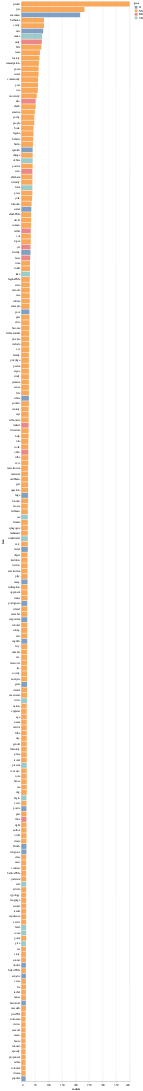

Notebook cell for this chart:
### Markdown cell above
### Frequency plot grouped by POS type

### Code cell
#hide-input
import pandas as pd
import altair as alt
import numpy as np
# np.random.seed(42)

# Generating Data
# source = pd.DataFrame({
#     'Trial A': np.random.normal(0, 0.8, 1000),
#     'Trial B': np.random.normal(-2, 1, 1000),
#     'Trial C': np.random.normal(3, 2, 1000)
# })
source = df_words.sort_values(by=['counts'], ascending=False)
alt.Chart(source).mark_bar(opacity=0.7).encode(
    y=alt.Y('lem:N',sort= {"op": "distinct", "field": "sort_order:O"}),
    x=alt.X('counts:Q', stack=None),
    color="pos:N",
)

### Figure 1 — Vega-Lite specification as saved in the notebook (floating-point values rounded to 4 significant figures; data arrays with more than 128 entries replaced by an {"elided": "..."} marker saying what was removed)
{"config": {"view": {"continuousWidth": 400, "continuousHeight": 300}}, "data": {"name": "data-3e688898c69285560dad3e60fc5a7e97"}, "mark": {"type": "bar", "opacity": 0.7}, "encoding": {"color": {"type": "nominal", "field": "pos"}, "x": {"type": "quantitative", "field": "counts", "stack": null}, "y": {"type": "nominal", "field": "lem", "sort": {"op": "distinct", "field": "sort_order:O"}}}, "$schema": "https://vega.github.io/schema/vega-lite/v4.8.1.json", "datasets": {"data-3e688898c69285560dad3e60fc5a7e97": {"elided": "200 records"}}}
